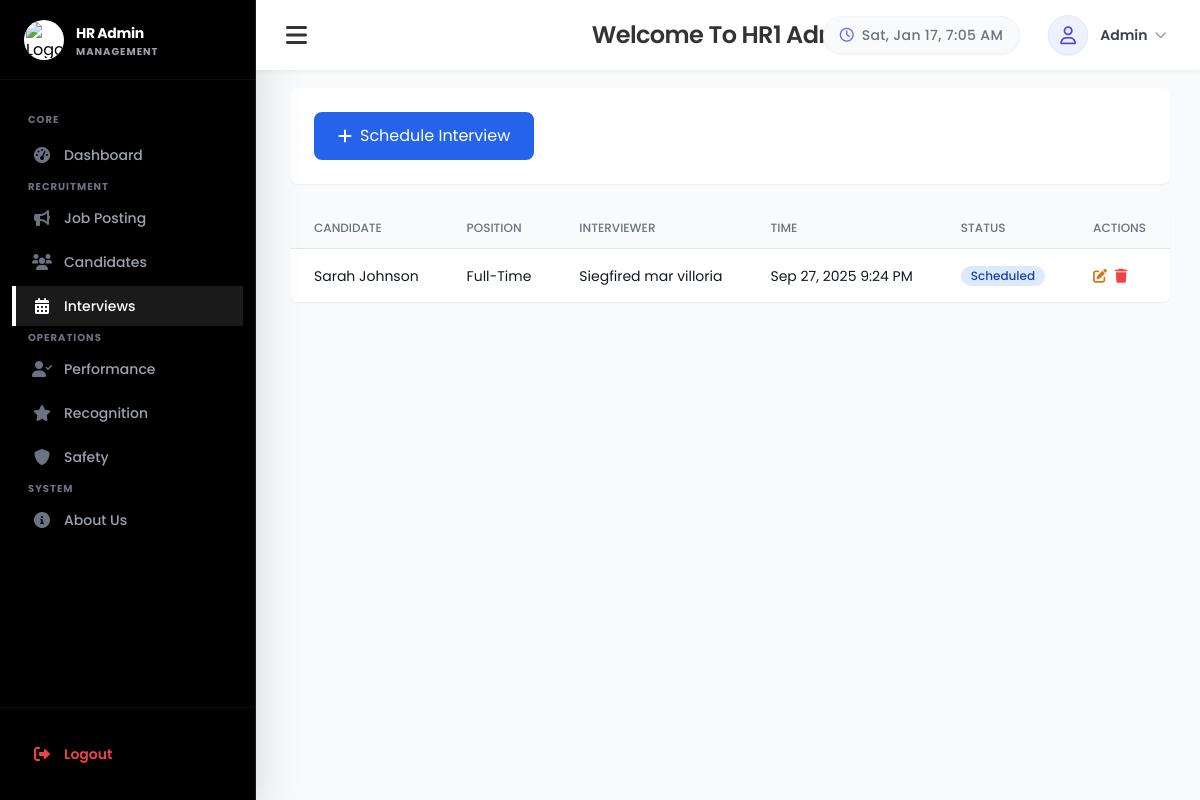
Page /Main/Interviewschedule.php (signed in) on the committed database.
### tables this page shows
CREATE TABLE `interviews` (
  `id` int(11) NOT NULL,
  `candidate_name` varchar(255) NOT NULL,
  `email` varchar(255) NOT NULL,
  `position` varchar(255) NOT NULL,
  `interviewer` varchar(255) NOT NULL,
  `start_time` datetime NOT NULL,
  `end_time` datetime NOT NULL,
  `location` varchar(255) NOT NULL,
  `status` enum('scheduled','completed','cancelled','no_show') DEFAULT 'scheduled',
  `notes` text DEFAULT NULL,
  `created_at` timestamp NULL DEFAULT current_timestamp(),
  `updated_at` timestamp NULL DEFAULT current_timestamp() ON UPDATE current_timestamp()
);

### Main/Interviewschedule.php (the view, shortened to what this page needs)
<?php
require_once "../Database/Connections.php";
try {
    $q = 'SELECT * FROM interviews';
    $params = [];
    $q .= ' ORDER BY start_time DESC';
    $stmt = $conn->prepare($q);
    $stmt->execute($params);
    $interviews = $stmt->fetchAll(PDO::FETCH_ASSOC);
} catch (Throwable $e) {
    $interviews = [];
    $error = 'Failed to load interviews: ' . $e->getMessage();
}
?>
<!DOCTYPE html>
<html lang="en">
  <head>
    <link href='https://unpkg.com/boxicons@2.1.4/css/boxicons.min.css' rel='stylesheet'>
    <link rel="stylesheet" href="https://cdnjs.cloudflare.com/ajax/libs/font-awesome/6.0.0/css/all.min.css" />
    <script src="https://cdn.tailwindcss.com"></script>
  </head>
<body class="bg-gray-50 font-sans">
    <?php include '../Components/sidebar_admin.php'; ?>
    <div class="main-content">
        <?php include '../Components/header_admin.php'; ?>
        <div class="mb-8 flex justify-between items-center">
             <h1 class="text-3xl font-bold text-gray-800">Interview Scheduling</h1>
        </div>
        <div class="p-0">
            <div class="bg-white rounded-lg shadow-sm p-6 mb-6">
                <div class="flex flex-col md:flex-row md:items-center md:justify-between gap-4">
                    <button id="scheduleBtn" class="inline-flex items-center px-6 py-3 bg-blue-600 text-white rounded-lg hover:bg-blue-700">
                        <i class="fas fa-plus mr-2"></i> Schedule Interview
                    </button>
                </div>
            </div>
            <div class="bg-white rounded-lg shadow-sm overflow-hidden">
                <div class="overflow-x-auto">
                    <table class="min-w-full divide-y divide-gray-200">
                        <thead class="bg-gray-50">
                            <tr>
                                <th class="px-6 py-3 text-left text-xs font-medium text-gray-500 uppercase">Candidate</th>
                                <th class="px-6 py-3 text-left text-xs font-medium text-gray-500 uppercase">Position</th>
                                <th class="px-6 py-3 text-left text-xs font-medium text-gray-500 uppercase">Interviewer</th>
                                <th class="px-6 py-3 text-left text-xs font-medium text-gray-500 uppercase">Time</th>
                                <th class="px-6 py-3 text-left text-xs font-medium text-gray-500 uppercase">Status</th>
                                <th class="px-6 py-3 text-left text-xs font-medium text-gray-500 uppercase">Actions</th>
                            </tr>
                        </thead>
                        <tbody class="bg-white divide-y divide-gray-200">
                            <?php if (empty($interviews)): ?>
                                <tr><td colspan="6" class="px-6 py-12 text-center text-gray-500">No interviews scheduled.</td></tr>
                            <?php else: foreach ($interviews as $iv): ?>
                                <tr class="hover:bg-gray-50">
                                    <td class="px-6 py-4 whitespace-nowrap text-sm text-gray-900"><?= htmlspecialchars($iv['candidate_name']); ?></td>
                                    <td class="px-6 py-4 whitespace-nowrap text-sm text-gray-900"><?= htmlspecialchars($iv['position']); ?></td>
                                    <td class="px-6 py-4 whitespace-nowrap text-sm text-gray-900"><?= htmlspecialchars($iv['interviewer']); ?></td>
                                    <td class="px-6 py-4 whitespace-nowrap text-sm text-gray-900"><?= date('M d, Y g:i A', strtotime($iv['start_time'])); ?></td>
                                    <td class="px-6 py-4 whitespace-nowrap text-sm">
                                         <span class="inline-flex items-center px-2.5 py-0.5 rounded-full text-xs font-medium
                                            <?= $iv['status']==='scheduled'?'bg-blue-100 text-blue-800':($iv['status']==='completed'?'bg-green-100 text-green-800':($iv['status']==='cancelled'?'bg-red-100 text-red-800':'bg-yellow-100 text-yellow-800')); ?>">
                                            <?= ucfirst(str_replace('_',' ',$iv['status'])); ?>
                                         </span>
                                    </td>
                                    <td class="px-6 py-4 whitespace-nowrap text-sm">
                                        <div class="flex gap-2">
                                            <button class="text-brand-500 hover:text-brand-600" onclick="openEditModal(<?= (int)$iv['id']; ?>)"><i class="fas fa-edit"></i></button>
                                            <button class="text-red-500 hover:text-red-600" onclick="confirmDelete(<?= (int)$iv['id']; ?>)"><i class="fas fa-trash"></i></button>
                                        </div>
                                    </td>
                                </tr>
                            <?php endforeach; endif; ?>
                        </tbody>
                    </table>
                </div>
            </div>
        </div>
    </div>
  </body>
</html>

### Css/loader.css (style rules this page uses)
:root { --crane-color: #FFC107; --crane-dark: #B08D55; --metal-grey: #2e2e2e; --cable-color: #aaa; }

### Main/Interviewschedule.php (style rules this page uses)
:root { --primary-color: #000; --secondary-color: #0a0a0a; --background-light: #f8f9fa; --text-light: #f4f4f4; --text-dark: #333; }
body { background-color: var(--background-light); display: flex; min-height: 100vh; font-family: "Poppins", sans-serif; }
.main-content { margin-left: 260px; flex-grow: 1; padding: 20px 30px; transition: margin-left 0.3s ease; }

### rows in the picture
interviews: candidate_name "Sarah Johnson", position "Full-Time", interviewer "Siegfired mar villoria", start_time "Sep 27, 2025 9:24 PM", status "Scheduled"

### other values in the picture
$displayName "Admin"
